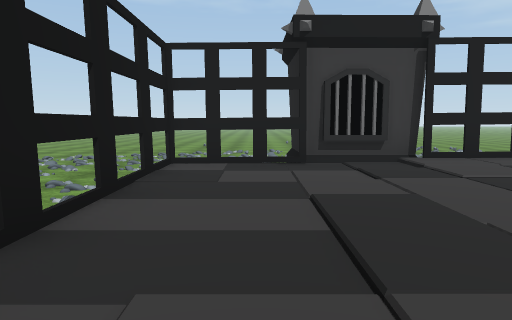
View 1 (above)

15 first-person views from a walk through a scene from a Unity 3-D project. The camera is 1.4 m above the floor, tilts 6° down and sees 70° across. The floor is counted in squares, 2 m on a side. Each view is taken from the middle of a square. On the plan, view 1 faces up. The plan holds only what a view shows up to about 11 squares ahead; the rest is blank. The place goes on beyond the plan. The player is left out. Some surface patterns are stand-ins.

View 2
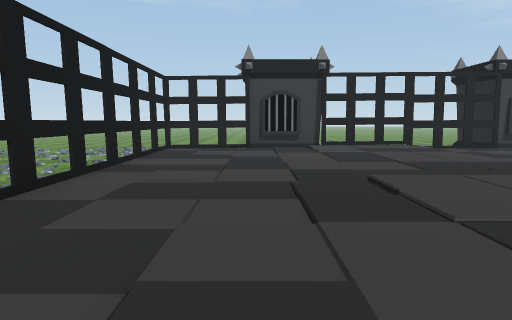

View 3
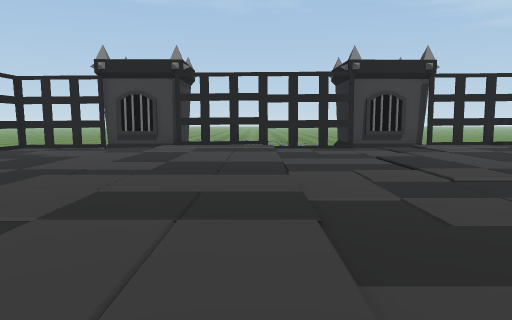

View 4
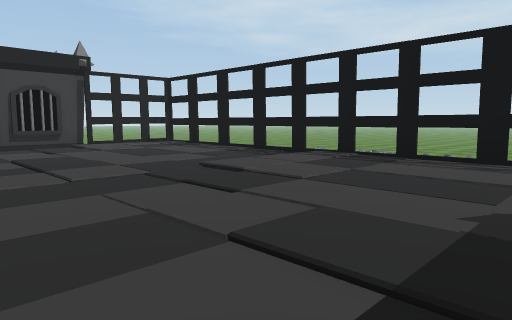

View 5
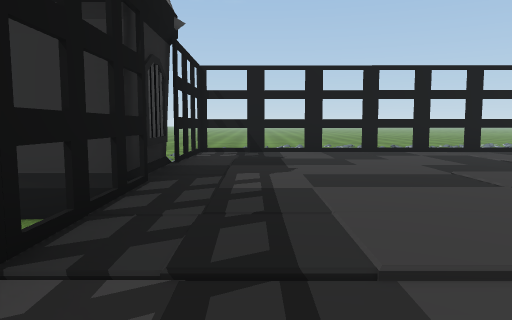

View 6
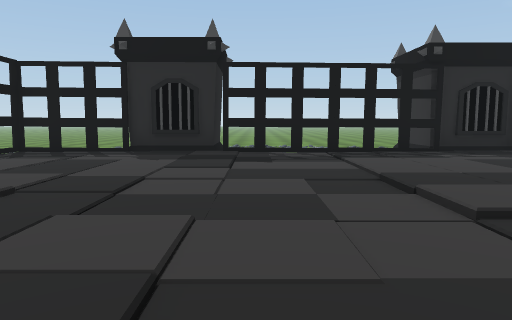

View 7
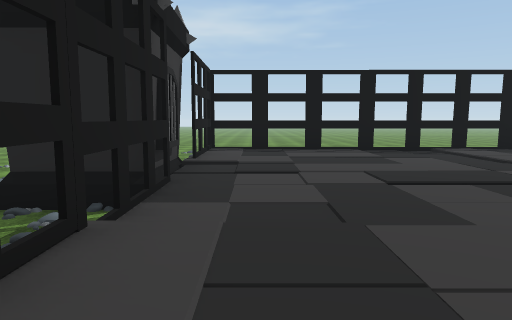

View 8
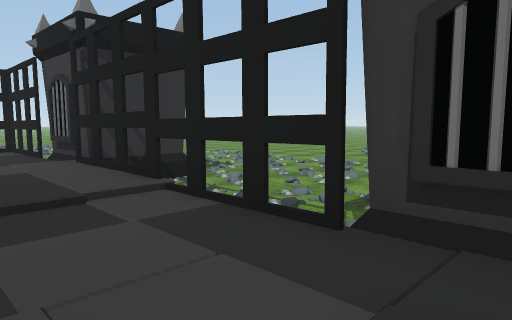

View 9
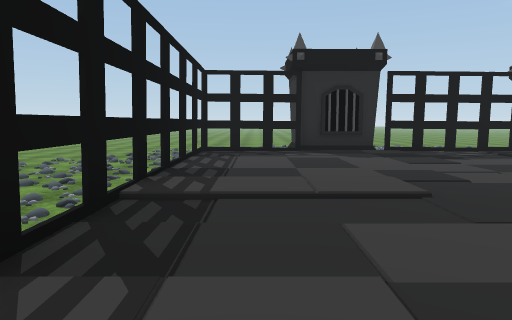

View 10
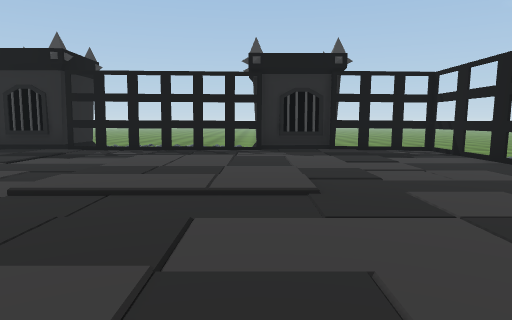

View 11
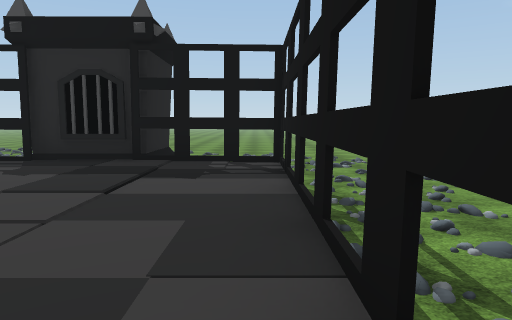

View 12
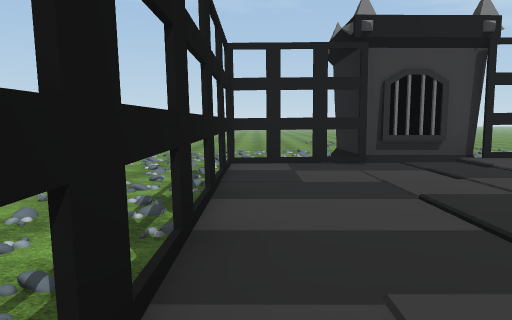

View 13
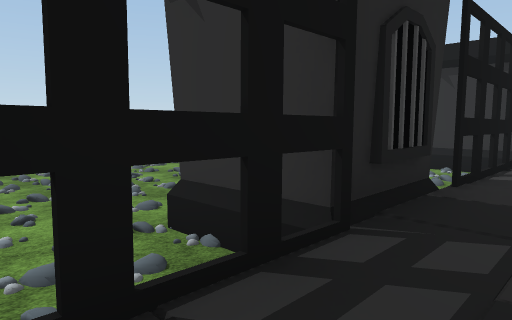

View 14
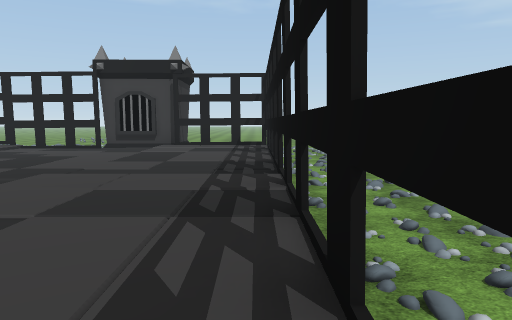

View 15
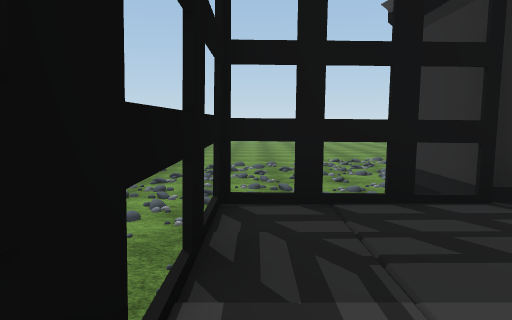

### Floor plan
Key: @ floor where view 1 was taken; # wall or solid block; x gap in a wall; . main floor; : floor 0.25 m higher than the main floor; ^ raised ledge; v drop or lower ground.
Columns run from 2 left of view 1 to 13 right of it. Each row starts with its distance up from view 1.
  8 v  ##vvvvv#
  7 v  #^# vvv#^#
  6 vxv..#xvvv..#xxv
  5 x....:::....:::x
  4 v..............v
  3 v..............v
  2 x..............x
  1 x..............x
  0 x.@..:::....:::x
 -1 x....:::....:::x
 -2 v..............v
 -3 x..............x
 -4 x..............x
 -5 v..............v
 -6 vx #^#xx  #^#xvv
 -7 v  ###v   ###vvv

Positions as (right, up) in squares from view 1, and headings:
1: (0, 0), facing up
2: (1, -4), facing up
3: (5, -4), facing up
4: (6, -4), facing up-right
5: (7, -4), facing left
6: (7, 3), facing down
7: (3, 5), facing right
8: (9, 4), facing up-left
9: (11, 4), facing down
10: (3, 4), facing down
11: (-1, 1), facing down
12: (-1, 0), facing up
13: (12, -4), facing down-left
14: (12, -4), facing up
15: (12, -2), facing down
